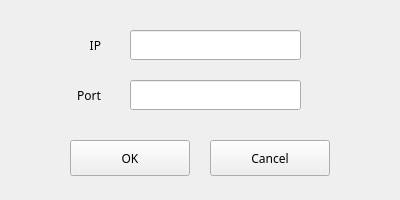
<?xml version="1.0" encoding="UTF-8"?>
<ui version="4.0">
 <class>AddNodeDialog</class>
 <widget class="QDialog" name="AddNodeDialog">
  <property name="geometry">
   <rect>
    <x>0</x>
    <y>0</y>
    <width>400</width>
    <height>200</height>
   </rect>
  </property>
  <property name="font">
   <font>
    <family>微软雅黑</family>
   </font>
  </property>
  <property name="windowTitle">
   <string>Dialog</string>
  </property>
  <widget class="QLabel" name="label">
   <property name="geometry">
    <rect>
     <x>50</x>
     <y>30</y>
     <width>51</width>
     <height>30</height>
    </rect>
   </property>
   <property name="text">
    <string>IP</string>
   </property>
   <property name="alignment">
    <set>Qt::AlignRight|Qt::AlignTrailing|Qt::AlignVCenter</set>
   </property>
  </widget>
  <widget class="QLineEdit" name="ipLineEdit">
   <property name="geometry">
    <rect>
     <x>130</x>
     <y>30</y>
     <width>171</width>
     <height>30</height>
    </rect>
   </property>
  </widget>
  <widget class="QLabel" name="label_2">
   <property name="geometry">
    <rect>
     <x>50</x>
     <y>80</y>
     <width>51</width>
     <height>30</height>
    </rect>
   </property>
   <property name="text">
    <string>Port</string>
   </property>
   <property name="alignment">
    <set>Qt::AlignRight|Qt::AlignTrailing|Qt::AlignVCenter</set>
   </property>
  </widget>
  <widget class="QLineEdit" name="portLineEdit">
   <property name="geometry">
    <rect>
     <x>130</x>
     <y>80</y>
     <width>171</width>
     <height>30</height>
    </rect>
   </property>
  </widget>
  <widget class="QToolButton" name="cancelBtn">
   <property name="geometry">
    <rect>
     <x>210</x>
     <y>140</y>
     <width>120</width>
     <height>36</height>
    </rect>
   </property>
   <property name="font">
    <font>
     <family>微软雅黑</family>
    </font>
   </property>
   <property name="cursor">
    <cursorShape>PointingHandCursor</cursorShape>
   </property>
   <property name="text">
    <string>Cancel</string>
   </property>
  </widget>
  <widget class="QToolButton" name="addBtn">
   <property name="geometry">
    <rect>
     <x>70</x>
     <y>140</y>
     <width>120</width>
     <height>36</height>
    </rect>
   </property>
   <property name="font">
    <font>
     <family>微软雅黑</family>
    </font>
   </property>
   <property name="cursor">
    <cursorShape>PointingHandCursor</cursorShape>
   </property>
   <property name="text">
    <string>OK</string>
   </property>
  </widget>
 </widget>
 <resources/>
 <connections/>
</ui>
